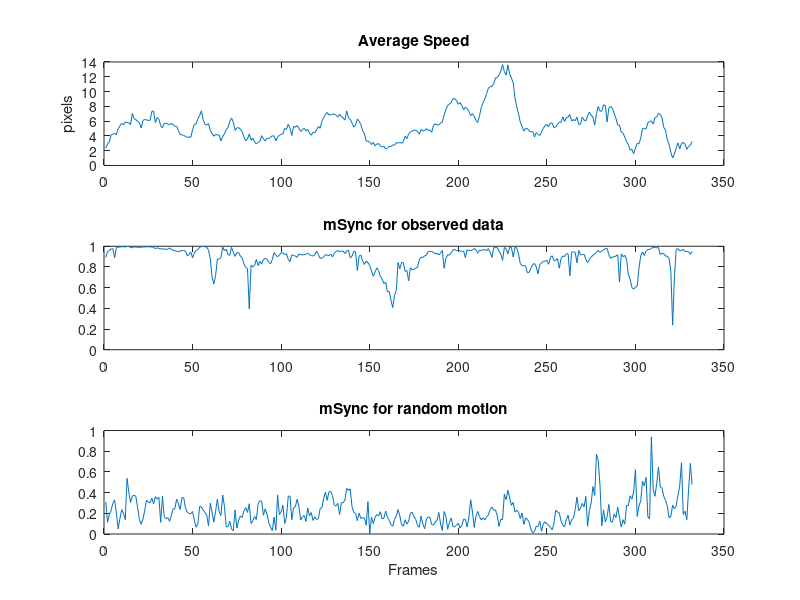

The MATLAB source for this figure:
%%
load('data_67500/tracks.mat')

%% Vels

nId = max(tracks(:,4));
nFrms = max(tracks(:,3));
nPts = size(tracks,1);

velTracks = zeros(nPts,2); %[vel amp, vel dir (degrees)]
velBrownian = zeros(nPts,2);
bDir = (rand(1,nId)-0.5)*2*180;

for id=1:nId
    indx = find(tracks(:,4)==id);
    trId = tracks(indx,1:2);
    
    dtrId = diff(trId,1,1);
    if isempty(dtrId)
        dtrId = [0,0];
    else
        dtrId = [dtrId; dtrId(end,:)];
    end
    
    vAmp = sqrt(dtrId(:,1).^2 + dtrId(:,2).^2);
    vDir = atan2d(dtrId(:,2), dtrId(:,1));
    
    velTracks(indx,:) = [vAmp, vDir]; 
    
    velBrownian(indx,1) = vAmp;
    velBrownian(indx,2) = bDir(id);
end
clearvars indx trId dtrId vAmp vDir bDir

%%
avgVelVec = zeros(nFrms,3); %[avg Am, avg Ang, numFish]
avgSpeed = zeros(nFrms,3);

avgVelB = zeros(nFrms,3);

for fm = 1:nFrms
    indx = find(tracks(:,3)==fm);
    lindx = length(indx);
    velSub = velTracks(indx,:);
    
    velVec = velSub(:,1).*exp(1i*deg2rad(velSub(:,2)));
    velVec = sum(velVec);
    
    avgVelVec(fm,1) = abs(velVec)/lindx;
    avgVelVec(fm,2) = rad2deg(angle(velVec));
    avgVelVec(fm,3) = lindx;
    
    avgSpeed(fm,1:2) = mean(velSub,1);
    avgSpeed(fm,3) = lindx;
    
    velB = velBrownian(indx,:);
    velB = velB(:,1).*exp(1i*deg2rad(velB(:,2)));
    velB = sum(velB);
    avgVelB(fm,1) = abs(velB)/lindx;
    avgVelB(fm,2) = rad2deg(angle(velB));
    avgVelB(fm,3) = lindx;
end
clearvars indx lindx velSub velVec velB

%% mSync
mSync = avgVelVec(:,1)./avgSpeed(:,1);
mSyncB = avgVelB(:,1)./avgSpeed(:,1);

%% Plot
rnge = 184:515; % 1:length(avgSpeed)
figure, subplot(3,1,1), plot(avgSpeed(rnge,1)); title 'Average Speed'; ylabel('pixels');
subplot(3,1,2), plot(mSync(rnge)), ylim([0,1]); title 'mSync for observed data';
subplot(3,1,3), plot(mSyncB(rnge)), ylim([0,1]);title 'mSync for random motion'
xlabel('Frames')
